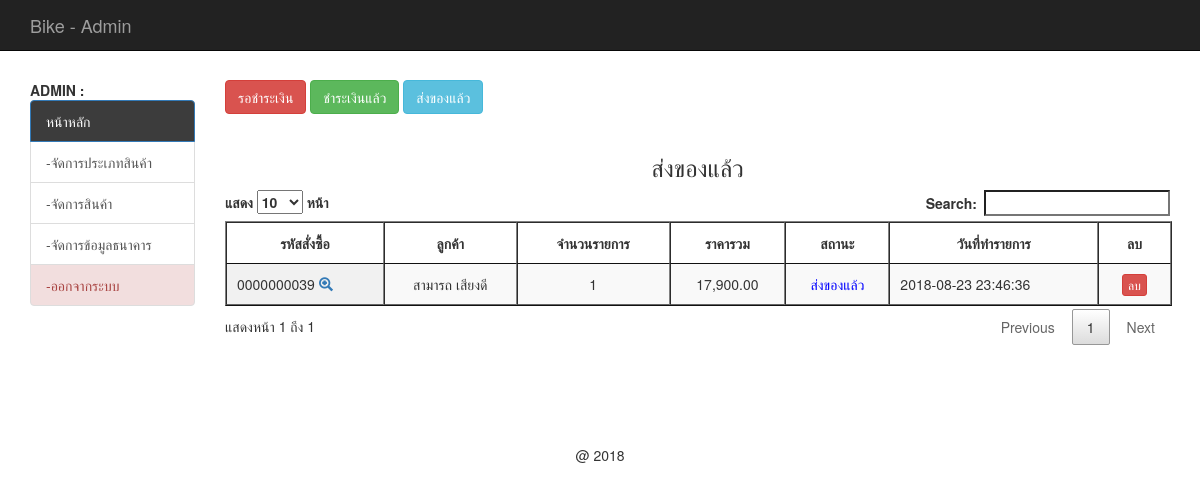
/backend/index.php?act=show-post (signed in), run on an earlier commit of the app's database.
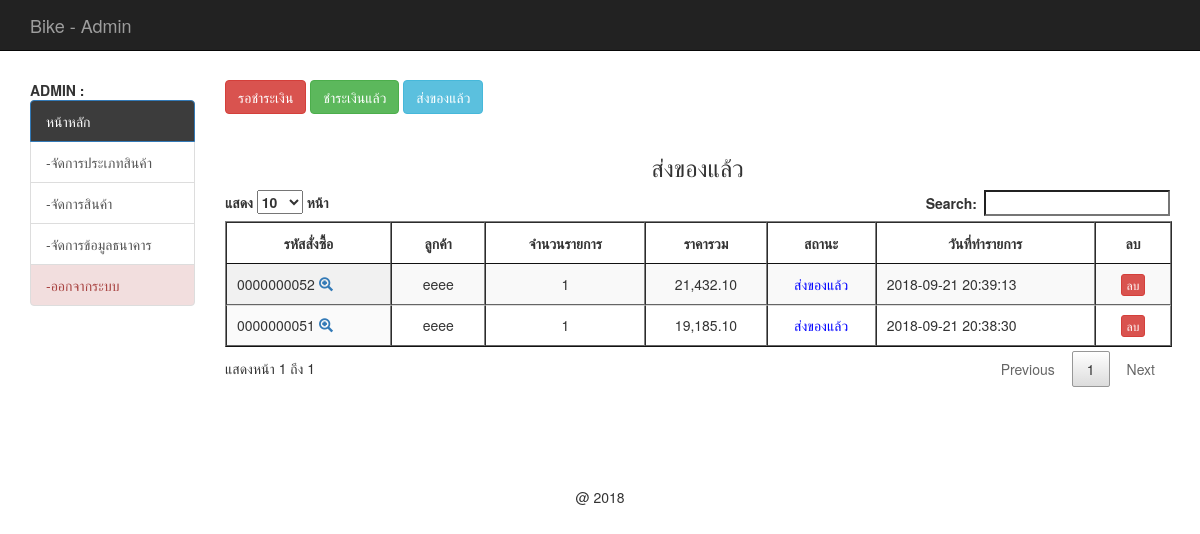
And on a later commit of the database.
### tables this page shows
CREATE TABLE `tbl_order` (
  `order_id` int(10) UNSIGNED ZEROFILL NOT NULL,
  `mem_id` int(11) NOT NULL,
  `name` varchar(100) NOT NULL,
  `address` varchar(500) NOT NULL,
  `email` varchar(100) NOT NULL,
  `phone` int(10) NOT NULL,
  `order_status` int(1) NOT NULL,
  `pay_slip` varchar(200) DEFAULT NULL,
  `b_name` varchar(100) DEFAULT NULL,
  `b_number` varchar(200) DEFAULT NULL,
  `pay_date` date DEFAULT NULL,
  `pay_amount` varchar(50) DEFAULT NULL,
  `postcode` varchar(30) DEFAULT NULL,
  `order_date` datetime NOT NULL
);

### backend/mm.php (called while the page is built, shortened)
<?php
if (!function_exists("GetSQLValueString")) {
function GetSQLValueString($theValue, $theType, $theDefinedValue = "", $theNotDefinedValue = "")
{
  $theValue = function_exists("mysql_real_escape_string") ? mysql_real_escape_string($theValue) : mysql_escape_string($theValue);
  switch ($theType) {
    case "text":
      $theValue = ($theValue != "") ? "'" . $theValue . "'" : "NULL";
      break;
    case "long":
    case "int":
      $theValue = ($theValue != "") ? intval($theValue) : "NULL";
      break;
  }
  return $theValue;
}
}
?>

### backend/show_cart_post.php (the view, shortened to what this page needs)
<?php require_once('../Connections/condb.php'); ?>
<?php
$query_mycart = sprintf("SELECT o.order_id as oid, o.mem_id, o.order_status, o.order_date, o.name , d.order_id , count(d.order_id) as coid , SUM(d.total) as ctotal FROM tbl_order as o, tbl_order_detail as d WHERE o.order_id = d.order_id AND o.order_status = 3 GROUP BY o.order_id ORDER BY o.order_id DESC " , GetSQLValueString($colname_mycart , "int"));
$mycart = mysql_query($query_mycart , $condb) or die(mysql_error());
$row_mycart = mysql_fetch_assoc($mycart);
$totalRows_mycart = mysql_num_rows($mycart);
?>
<h3 align="center">ส่งของแล้ว</h3>
<table id="example" class="display" cellspacing="0" border="1">
	<thead>
		<tr>
			<th>รหัสสั่งซื้อ</th>
			<th>ลูกค้า</th>
			<th>จำนวนรายการ</th>
			<th>ราคารวม</th>
			<th>สถานะ</th>
			<th>วันที่ทำรายการ</th>
			<th> <center> ลบ </center></th>
		</tr>
	</thead>
	<?php if ($totalRows_mycart > 0) { ?>
		<?php do { ?>
			<tr>
				<td>
					<?php echo $row_mycart['oid'];?>
					<span id="hp">
						<a href="index.php?order_id=<?php echo $row_mycart['oid'];?>&act=show-order">
							<span class="glyphicon glyphicon-zoom-in"></span>
						</a>
					</span>
				</td>
				<td align="center">
					<?php echo $row_mycart['name'];?>
				</td>
				<td align="center">
					<?php echo $row_mycart['coid'];?>
				</td>
				<td align="center">
					<?php echo number_format($row_mycart['ctotal'],2);?>
				</td>
				<td align="center">
					<font color="red">
						<?php $status = $row_mycart['order_status'];
						include('status.php');
						?>
					</font>
				</td>
				<td> <?php echo $row_mycart['order_date'];?></td>
				<td><center>
					<a href="del_order.php?order_id=<?php echo $row_mycart['oid'];?>" class="btn btn-danger btn-xs" onClick="return confirm('ยืนยันการลบ');">
					ลบ </a></center>
				</td>
			</tr>
		<?php } while ($row_mycart = mysql_fetch_assoc($mycart)); ?>
	</table>
	<?php
}
?>

### backend/status.php
<?php
if ($status == 1) {
	echo "<font color='red'>";
	echo "รอชำระเงิน";
	echo "</font>";
}elseif ($status == 2) {
	echo "<font color='green'>";
	echo "ชำระเงินแล้ว";
	echo "</font>";
}elseif ($status == 3) {
	echo "<font color='blue'>";
	echo "ส่งของแล้ว";
	echo "</font>";
}elseif ($status == 4) {
	echo "<font color='black'>";
	echo "ยกเลิกคำสั่งซื้อ";
	echo "</font>";
}
?>

What changed in the data, as far as the page shows it:
no longer on this page (row edited): tbl_order: order_id "0000000039", name "สามารถ เสียงดี", coid "1", ctotal "17,900.00", order_status "ส่งของแล้ว", order_date "2018-08-23 23:46:36"
added tbl_order: order_id "0000000052", name "eeee", coid "1", ctotal "21,432.10", order_status "ส่งของแล้ว", order_date "2018-09-21 20:39:13"
added tbl_order: order_id "0000000051", name "eeee", coid "1", ctotal "19,185.10", order_status "ส่งของแล้ว", order_date "2018-09-21 20:38:30"
